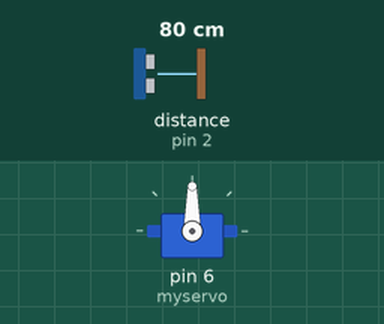
The sketch below on a simulated Arduino Uno, built with avr-gcc and run on an emulated ATmega328P. Parts: servo. The inputs (shaded band) are chosen by the test bench; at power-on: distance to the obstacle (sensor on pin 2) 80 cm. The echo pulse lasts 58.3 µs per cm; what the sketch prints to the serial monitor is not drawn.

Above: at 0.1 s.
Timing chart, 0 to 2.0 s (numbered marks = the images above):
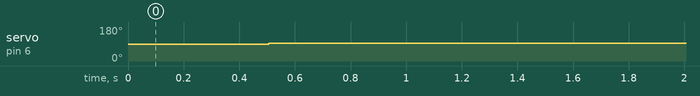

The sketch:

BeamBall_Laser.ino
```cpp
// Proyecto Bola y Barra

//Librerías servo y sensor láser
#include <Servo.h>
#include <Ultrasonic.h>

// Ganancias PID;
double Kp = 0, Ki = 0, Kd = 0;

// Variable posición y posición deseada
int pos = 0;
int setPoint = 12;

// Variables PID
unsigned long currentTime, previousTime;
double elapsedTime;
double error, lastError, cumError, rateError;
double outPut;

// Distacias medidas
int distancia; //VARIÁVEL DO TIPO INTEIRO
String result; //VARIÁVEL DO TIPO STRING


// Se define el servo y el sensor
Servo myservo;
const int echoPin = 2; //PINO DIGITAL UTILIZADO PELO HC-SR04 ECHO(RECEBE)
const int trigPin = 4; //PINO DIGITAL UTILIZADO PELO HC-SR04 TRIG(ENVIA)
Ultrasonic ultrasonic(trigPin,echoPin); //INICIALIZANDO OS PINOS DO ARDUINO

void setup() {
Serial.begin(9600); //Habilita Comunicação Serial a uma taxa de 9600 bauds.
// Pin donde está conectado el servo
  myservo.attach(6);

}

void loop() {
// Se obtiene la distancia del sensor
  hcsr04(); // FAZ A CHAMADA DO MÉTODO "hcsr04()"
  Serial.print("Distancia "); //IMPRIME O TEXTO NO MONITOR SERIAL
  Serial.print(result); ////IMPRIME NO MONITOR SERIAL A DISTÂNCIA MEDIDA
  Serial.println("cm"); //IMPRIME O TEXTO NO MONITOR SERIAL

// Se asigna la posición del servomotor en grados
  pos = PID(distancia) + 95;
// Se limita el valor de la posición del servo para
// que no exceda los límites
  limite();
//Se manda la posición al servomotor
  myservo.write(pos);

// Se imprimen los valores para graficar en el serial plotter
  Serial.print(setPoint);
  Serial.print(" ");
  delay(10);
}

//MÉTODO RESPONSÁVEL POR CALCULAR A DISTÂNCIA
void hcsr04(){
    digitalWrite(trigPin, LOW); //SETA O PINO 6 COM UM PULSO BAIXO "LOW"
    delayMicroseconds(2); //INTERVALO DE 2 MICROSSEGUNDOS
    digitalWrite(trigPin, HIGH); //SETA O PINO 6 COM PULSO ALTO "HIGH"
    delayMicroseconds(10); //INTERVALO DE 10 MICROSSEGUNDOS
    digitalWrite(trigPin, LOW); //SETA O PINO 6 COM PULSO BAIXO "LOW" NOVAMENTE
    //FUNÇÃO RANGING, FAZ A CONVERSÃO DO TEMPO DE
    //RESPOSTA DO ECHO EM CENTIMETROS, E ARMAZENA
    //NA VARIAVEL "distancia"
    distancia = (ultrasonic.Ranging(CM)); //VARIÁVEL GLOBAL RECEBE O VALOR DA DISTÂNCIA MEDIDA
    result = String(distancia); //VARIÁVEL GLOBAL DO TIPO STRING RECEBE A DISTÂNCIA(CONVERTIDO DE INTEIRO PARA STRING)
    delay(500); //INTERVALO DE 500 MILISSEGUNDOS
 }
void limite(void)
{
  // Si la posición se pasa de 130 que se mantenga en 130
  if (pos > 130)
  {
    pos = 130;
  }
  // Si la posición es menos de 60 que se mandenga en 60
  if (pos < 60)
  {
    pos = 60;
  }
}
double PID(float input)
{
  // Se guarda el tempo actual
  currentTime = millis();
  // Se calcula el tiempo transcurrido
  elapsedTime = currentTime - previousTime;

  // Se obtiene el error de posición
  error = setPoint - input;
  // Se calcula la integral del error
  cumError += error * elapsedTime;
  // Se calcula la derivada del error
  rateError = (error - lastError) / elapsedTime;
  // Se calcula la salida del controlador
  outPut = Kp * error + Ki * cumError + Kd * rateError;

  // El error actual se convierte en el error pasado
  lastError = error;
  // El tiempo actual se convierte en el tiempo pasado
  previousTime = currentTime;

  // Se regresa la salida del controlador
  return outPut;
}
```

Measured:
- by itself, servo on pin 6 (myservo): 90° → 95° at 0.51 s
